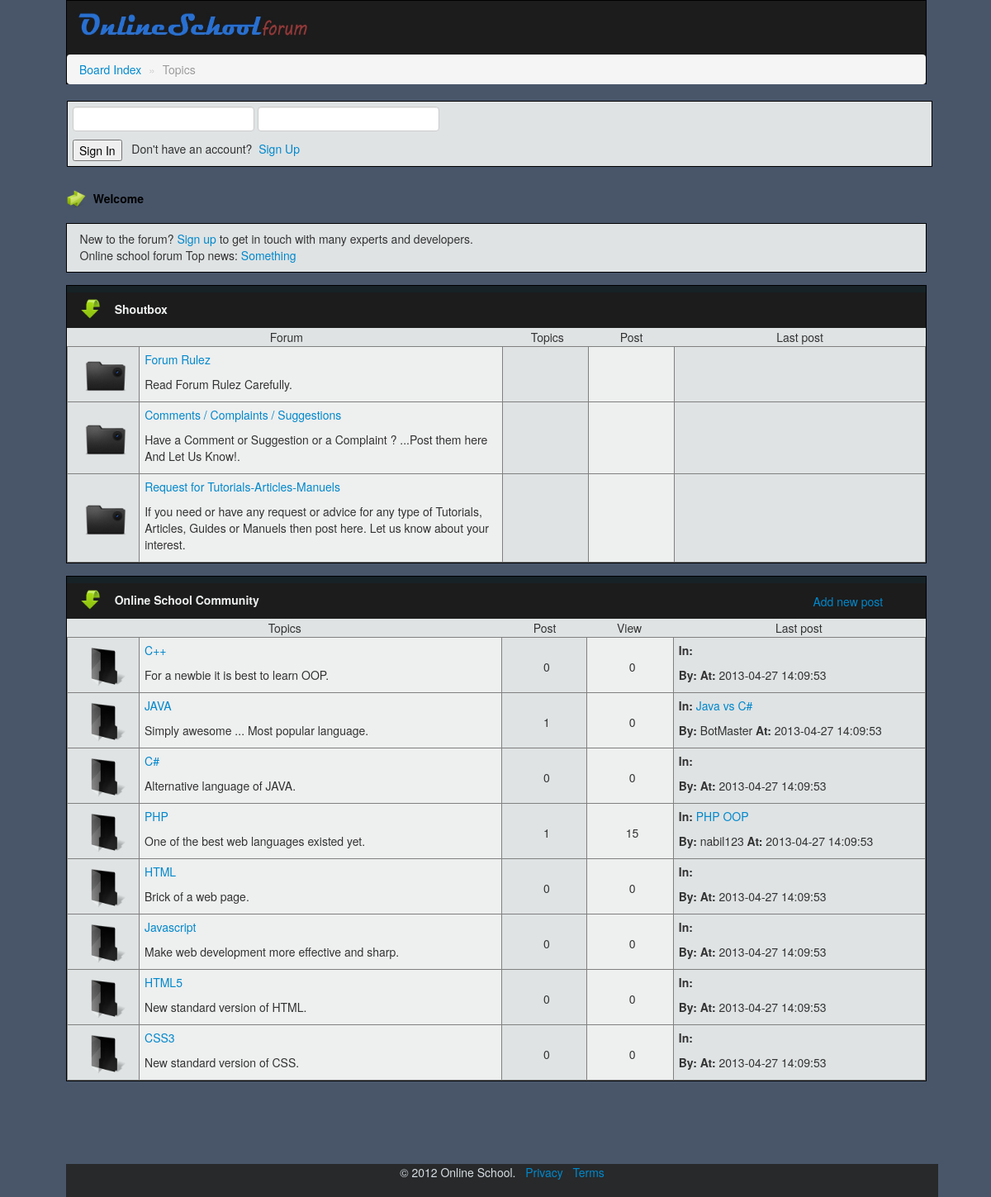
/ste_includes/forum/topic.php?id=1, run on the app's committed database.
### tables this page shows
CREATE TABLE IF NOT EXISTS `subcategory` (
  `Category_id` int(11) NOT NULL,
  `Subcategory_id` varchar(255) NOT NULL,
  `Subcategory_name` text NOT NULL,
  `meta` text NOT NULL,
  PRIMARY KEY (`Subcategory_id`)
);

CREATE TABLE IF NOT EXISTS `forum_topic` (
  `user_id` int(11) NOT NULL,
  `Subcategory_id` varchar(11) NOT NULL,
  `post_id` int(11) NOT NULL AUTO_INCREMENT,
  `post_title` varchar(255) NOT NULL,
  `post` text NOT NULL,
  `views` int(11) NOT NULL,
  `time` datetime NOT NULL,
  PRIMARY KEY (`post_id`)
);

### ste_includes/forum/topic.php (the view, shortened to what this page needs)
<?php
$bar = "<form action='../login/index.php' name='myForm' id='myForm' method='POST'>
			<input name='username' type='text' id='username' size='15' maxlength='15'/>
			<input name='password' type='password' id='password' size='15' maxlength='15'/>
			<br/>
			<input name='submit' type='submit' value='Sign In'/>
			&nbsp;&nbsp;Don't have an account? &nbsp;<a href='#'>Sign Up</a>
			</form>";
$welbar = "New to the forum? <a href='#'>Sign up</a> to get in touch with many experts and developers.";
?>
<?php
$id = $_GET['id'];
$SQL = mysql_query("SELECT * FROM `subcategory` where Category_id=$id");
$last_post = "";
$last_post_usr = "";
$list = "";
$view=0;
while($row = mysql_fetch_array($SQL)) {
$Subcategory_id = $row['Subcategory_id'];
$Subcategory_name = $row['Subcategory_name'];
$meta = $row['meta'];
$secondSQL = mysql_query("SELECT count(Subcategory_id) FROM `forum_topic` WHERE `Subcategory_id`='$Subcategory_id'");
$count = mysql_result($secondSQL,0);
$thirdSQL = mysql_query("SELECT * FROM `forum_topic` WHERE `Subcategory_id`='$Subcategory_id'");
while($row = mysql_fetch_array($thirdSQL)){
$view = $row['views']+$view;
}
$ltsPostSQL = mysql_query("SELECT * FROM `forum_topic`");
while($row = mysql_fetch_array($ltsPostSQL)) {
$Sc_id = $row['Subcategory_id'];
$user_id = $row['user_id'];
$post_title = $row['post_title'];
$time = $row['time'];
$usrSQL = mysql_query("SELECT * FROM `user` WHERE user_id=$user_id");
while($row = mysql_fetch_array($usrSQL)) {
$user_name = $row['user_name'];
}
if($Subcategory_id==$Sc_id){
$last_post .= "<a href='#'>$post_title</a>";
$last_post_usr .= "$user_name";
}
else{
$last_post .= "";
$last_post_usr .= "";
}
}
$list .= "<tr>
	    <td width='81' height='54' class='window0'><img class='windowIcon' src='../ste_content/img/Developer.png'alt='ico'></td>
	    <td width='443' class='window'>
			<p><a href='view_post_list.php?sid=$Subcategory_id&id=$id'>$Subcategory_name</a></p>
			<p>$meta</p>
		</td>
	    <td width='98' class='window0' align='center'>$count</td>
	    <td width='99' class='window' align='center'>$view</td>
	    <td width='305' class='window0'>
			<p><b>In:</b> $last_post</p>
			<p><b>By:</b> $last_post_usr <b>At:</b> $time </p>
		</td>
      </tr>";
$last_post = "";
$last_post_usr = "";
$time = "";
$view=0;
}
?>
<!DOCTYPE html>
<html lang="en">
<head>
    <link href="../ste_content/css/new.css" rel="stylesheet">
    <link href="../ste_content/css/new-responsive.css" rel="stylesheet">
	<link href="../ste_content/css/index.css" rel="stylesheet">
	<link href="../ste_content/css/new.css" rel="stylesheet" />
	<link href="../ste_content/css/new-responsive.css" rel="stylesheet" />
	<link href="../ste_content/css/forum_topic.css" rel="stylesheet">
</head>
<body>
	<div class="header">
		&nbsp;<a href="http://localhost/OnlineSchool/ste_includes/forum/"><img class="header_image" src="../ste_content/img/forum_icon.jpg"></a>
		<div class="container-fluid">
		<div class="row-fluid">
		<nav class="span12">
			<ul class="breadcrumb">
  				<li><a href="http://localhost/OnlineSchool/ste_includes/forum/" title="Forum home"> Board Index </a>
				<span class="divider">&#187;</span></li>
  				<li class="active"> Topics </li>
			</ul>
		</nav>
		</div>
		</div>
		<div class="SubHeader2">
			<?php
			echo $bar;
			?>
		</div>
	</div>
	<div class="body">
	<div class="title">
	<img src="../ste_content/img/djja.png" width="25" height="25"/>
	&nbsp;<span class="Welcometext"><b>Welcome</b></span>
	</div>
		<div class="Inside">
			<?php echo $welbar; ?>
		<div class="">
		&nbsp;&nbsp;&nbsp;
		Online school forum Top news: <a href="#">Something</a>
		</div>
		</div>
	<div class="table1">
	<table width="100%" border="0">
	  <tr>
	    <td width="535" height="41" class="tablehead">
			<img class="headerIcon" src="../ste_content/img/arrow_64.png"alt="ico">
			&nbsp;&nbsp;<span class="headerText"><b>Shoutbox</b></span>
		</td>
		<td width="99" height="41" class="tablehead">&nbsp;</td>
		<td width="102" height="41" class="tablehead">&nbsp;</td>
		<td width="306" height="41" class="tablehead">&nbsp;</td>
      </tr>
	  <tr>
        <td width="535" class="tablehead2" align="center">Forum</td>
	    <td width="99" class="tablehead2" align="center">Topics</td>
	    <td width="102" class="tablehead2" align="center">Post</td>
	    <td width="306" class="tablehead2" align="center">Last post</td>
      </tr>
	  </table>
	  <table width="100%" border="1">
	  <tr>
	    <td width="81" height="54" class="window0"><img class="windowIcon" src="../ste_content/img/ok-icon.png"alt="ico"></td>
	    <td width="443" class="window">
			<p><a href="#">Forum Rulez</a></p>
			<p>Read Forum Rulez Carefully.</p>
		</td>
	    <td width="98" class="window0"></td>
	    <td width="99" class="window">&nbsp;</td>
	    <td width="305" class="window0">&nbsp;</td>
      </tr>
	  <tr>
	    <td height="55" class="window0"><img class="windowIcon" src="../ste_content/img/ok-icon.png"alt="ico"></td>
	    <td class="window">
			<p><a href="#">Comments / Complaints / Suggestions</a></p>
			<p>Have a Comment or Suggestion or a Complaint ? ...Post them here And Let Us Know!.</p>
		</td>
	    <td class="window0">&nbsp;</td>
	    <td class="window">&nbsp;</td>
	    <td class="window0">&nbsp;</td>
      </tr>
	  <tr>
	    <td height="55" class="window0"><img class="windowIcon" src="../ste_content/img/ok-icon.png"alt="ico"></td>
	    <td class="window">
			<p><a href="#">Request for Tutorials-Articles-Manuels</a></p>
			<p>If you need or have any request or advice for any type of Tutorials, Articles, Guides or Manuels then post here.
			Let us know about your interest.</p>
		</td>
	    <td class="window0">&nbsp;</td>
	    <td class="window">&nbsp;</td>
	    <td class="window0">&nbsp;</td>
      </tr>
	  </table>
	</div>
	<div class="table2">
	<table width="100%" border="0">
	  <tr>
	    <td width="532" height="41" class="tablehead">
		  <img class="headerIcon" src="../ste_content/img/arrow_64.png"alt="ico">
		  &nbsp;&nbsp;<span class="headerText"><b>Online School Community</b></span>
		</td>
		<td width="101" height="40" class="tablehead">&nbsp;</td>
		<td width="102" height="40" class="tablehead">&nbsp;</td>
		<td width="307" height="40" class="tablehead"><a class='new_post_link'	href='new_post.php?id=<?php echo $id; ?>'>Add new post</a></td>
      </tr>
	  <tr>
	    <td width="532" class="tablehead2" align="center">Topics</td>
	    <td width="101" class="tablehead2" align="center">Post</td>
	    <td width="102" class="tablehead2" align="center">View</td>
	    <td width="307" class="tablehead2" align="center">Last post</td>
      </tr>
	  </table>
	  <table width="100%" border="1">
	  <?php
	  echo $list;
	  ?>
	  </table>
	</div>
	<br/><br/><br/><br/><br/>
	</div>
		<div class="footer" align="center">
	 <fieldset>
      <footer align="center" style="background-color:#27292a; height:40px;">
       <p> <span class="footer_text">&copy; 2012 Online School.</span> &middot; <a href="#">Privacy</a> &middot; <a href="#">Terms</a></p>
      </footer>
	  </fieldset>
	</div>
</body>
</html>

### ste_includes/ste_content/css/new-responsive.css (style rules this page uses)
@media (min-width: 1200px) { [class*="span"] { float: left; min-height: 1px; margin-left: 30px; } }
@media (min-width: 1200px) { .span12 { width: 1170px; } }
@media (min-width: 1200px) { .row-fluid { width: 100%; *zoom: 1; } }
@media (min-width: 1200px) { .row-fluid:before, .row-fluid:after { display: table; line-height: 0; content: ""; } }
@media (min-width: 1200px) { .row-fluid:after { clear: both; } }
@media (min-width: 1200px) { .row-fluid [class*="span"] { display: block; float: left; width: 100%; min-height: 30px; margin-left: 2.564102564102564%; *margin-left: 2.5109110747408616%; -webkit-box-sizing: border-box; -moz-box-sizing: border-box; box-sizing: border-box; } }
@media (min-width: 1200px) { .row-fluid [class*="span"]:first-child { margin-left: 0; } }
@media (min-width: 1200px) { .row-fluid .span12 { width: 100%; *width: 99.94680851063829%; } }
@media (min-width: 1200px) { input, textarea, .uneditable-input { margin-left: 0; } }

### ste_includes/ste_content/css/index.css (style rules this page uses)
body { margin:5px 10px 5px 10px; background-color: WHITE; background-image:url('../img/background.png'); }
.footer .footer_text { color:#d7dee3; }

### ste_includes/ste_content/css/forum_topic.css (style rules this page uses)
body { background-color: #49566A; margin: 0 auto; padding-left: 80px; padding-right: 80px; }
.title { margin-top: 20px; }
.Welcometext { color: BLACK; }
.header { background-color: #1C1C1C; border: 1px solid BLACK; width:100%; min-width: 1020px; height: 100px; }
.SubHeader2 { background-color: #dfe3e4; border: 1px solid BLACK; width:100%; min-width: 1020px; height:72px; padding-top: 6px; padding-left: 6px; margin-top: 15px; }
.container-fluid { width:100%; min-width: 1020px; margin-top: 5px; margin-left: -20px; margin-bottom: -15px; }
.row-fluid { height:30px; }
.Inside { background-color: #dfe3e4; border: 1px solid BLACK; width:100%; min-width: 1020px; height:50px; padding-top: 8px; margin-top: 15px; }
.body { padding-top: 8px; margin-top: 100px; }
.table1 { background-color: #162226; border: 1px solid BLACK; width:100%; min-width: 1020px; padding-top: 8px; margin-top: 15px; }
.table2 { background-color: #162226; border: 1px solid BLACK; width:100%; min-width: 1020px; padding-top: 8px; margin-top: 15px; }
.tablehead { background-color: #1C1C1C; }
.tablehead2 { background-color: #dfe3e4; }
.window0 { background-color: #dfe3e4; padding-top: 5px; padding-left: 6px; }
.window { background-color: #eeefef; padding-top: 5px; padding-left: 6px; }
.windowIcon { width: 50px; height: 50px; margin: 5px 5px 5px 15px; }
.headerText { color: #eeefef; }
.headerIcon { width: 25px; height: 25px; margin: 0px 5px 5px 15px; }
.header_image { width: 300px; height: 60px; }
.footer { position:absolute; width:88%; min-width: 1020px; }
.new_post_link { padding-left:170px; }

### data on the page
subcategory: Subcategory_name "C++", meta "For a newbie it is best to learn OOP."
forum_topic: time "2013-04-27 14:09:53 2013-04-27 14:09:53 2013-04-27 14:09:53 2013-04-27 14:09:53 2013-04-27 14:09:53 2013-04-27 14:09:53 2013-04-27 14:09:53 2013-04-27 14:09:53"
subcategory: Subcategory_name "JAVA", meta "Simply awesome ... Most popular language."
forum_topic: post_title "Java vs C#"
subcategory: Subcategory_name "C#", meta "Alternative language of JAVA."
subcategory: Subcategory_name "PHP", meta "One of the best web languages existed yet."
forum_topic: post_title "PHP OOP"
subcategory: Subcategory_name "HTML", meta "Brick of a web page."
subcategory: Subcategory_name "Javascript", meta "Make web development more effective and sharp."
subcategory: Subcategory_name "HTML5", meta "New standard version of HTML."
subcategory: Subcategory_name "CSS3", meta "New standard version of CSS."

### other printed values
$count "0 1 0 1 0 0 0 0"
$view "0 0 0 15 0 0 0 0"
$last_post_usr "BotMaster nabil123"
